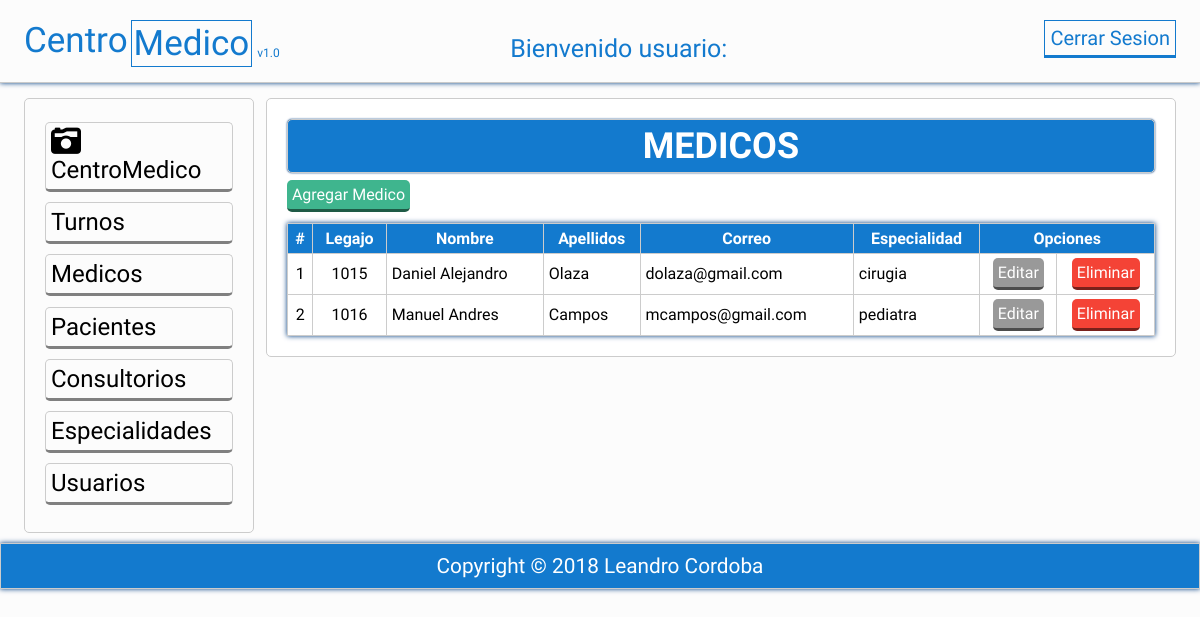
The page /vista/medicos_vista.php on the database its author committed.
### tables this page shows
CREATE TABLE `medicos` (
  `idMedico` int(11) NOT NULL AUTO_INCREMENT,
  `medLegajo` char(15) NOT NULL,
  `mednombres` varchar(50) NOT NULL,
  `medapellidos` varchar(50) NOT NULL,
  `medEspecialidad` varchar(50) NOT NULL,
  `medtelefono` char(15) NOT NULL,
  `medcorreo` varchar(50) NOT NULL,
  PRIMARY KEY (`idMedico`),
  UNIQUE KEY `medLegajo` (`medLegajo`)
);

### vista/medicos_vista.php (the view, shortened to what this page needs)
<?php
require 'conexion.php';
$consulta = $conexion -> prepare("
	SELECT * FROM medicos ORDER BY medLegajo");
$consulta ->execute();
$consulta = $consulta ->fetchAll();
?>
<?php include 'plantillas/header.php'; ?>
	<section class="main">
		<div class="wrapp">
			<?php include 'plantillas/nav.php'; ?>
				<article>
					<div class="mensaje">
						<h2>MEDICOS</h2>
					</div>
						<a href="agregarmedicos.php"class="agregar">Agregar Medico</a>
						<table class="tabla">
						  <tr>
						  	<th>#</th>
							<th>Legajo</th>
							<th>Nombre</th>
							<th>Apellidos</th>
							<th>Correo</th>
							<th>Especialidad</th>
							<th colspan ="2">Opciones</th>
						  </tr>
						<?php foreach ($consulta as $Sql): ?>
						<tr >
						<?php echo "<td class='centrar'>". $Sql['idMedico']. "</td>"; ?>
						<?php echo "<td class='centrar'>". $Sql['medLegajo']. "</td>"; ?>
						<?php echo "<td class='mayusculas'>". $Sql['mednombres']. "</td>"; ?>
						<?php echo "<td class='mayusculas'>". $Sql['medapellidos']. "</td>"; ?>
						<?php echo "<td>". $Sql['medcorreo']. "</td>"; ?>
						<?php echo "<td >". $Sql['medEspecialidad']. "</td>"; ?>
						<?php echo "<td class='centrar'>"."<a href='actualizarmedico.php?idMedico=".$Sql['idMedico']."' class='editar'>Editar</a>". "</td>"; ?>
						<td class="centrar"><a href="#" class="eliminar" onclick="preguntar(<?php echo $Sql['idMedico']; ?>)">Eliminar</a></td>
						</tr>
						<?php endforeach; ?>
						</table>
				</article>
	</section>
<?php include 'plantillas/footer.php'; ?>
</body>
</html>

### vista/plantillas/header.php (shortened to what this page needs)
<!DOCTYPE html>
<html lang="en">
<head>
	<link rel="stylesheet" href="css/estilos.css?version=1.1">
	<link rel="stylesheet" href="path/to/font-awesome/css/font-awesome.min.css">
</head>
<body>
    <header>
		<div class="wrapp">
				<a href="index.php" title="CentroMedico">Centro<a class="bordes" href="index.php" title="CentroMedico">Medico</a><span>v1.0</span></a><label class="welcome">Bienvenido usuario: <b><?php echo $_SESSION['usuario']; ?></b></label>
            <div class="usuario">
                <a href="cerrar.php" title="Cerrar Sesion"> Cerrar Sesion</a>
            </div>
		</div>
	</header>

### vista/plantillas/nav.php
<aside>
	<div class="widget">
			<a href="index.php" title="CentroMedico"><i class="fa fa-camera-retro fa-lg"></i> CentroMedico</a>
			<a href="turnos.php" title="Turnos">Turnos</a>
			<a href="medicos.php" title="Medicos">Medicos</a>
			<a href="pacientes.php" title="Pacientes">Pacientes</a>
			<a href="consultorios.php" title="Consultorios">Consultorios</a>
            <a href="especialidades.php" >Especialidades</a>
			<a href="usuarios.php" title="Usuarios">Usuarios</a>
	</div>
</aside>

### vista/plantillas/footer.php
<footer>
			<p>Copyright © 2018 <a target="_blank": href="index.php" title="Leandro Cordoba">Leandro Cordoba</a></p>
</footer>

### css/estilos.css (style rules this page uses)
* { -webkit-box-sizing: border-box; -moz-box-sizing: border-box; box-sizing: border-box; margin:0px; padding:0px; font-family: 'Antic', sans-serif; }
body { background: rgba(0,0,0,.01); color:#000; }
.wrapp { padding: 0% 2%; width:100%; margin:auto; overflow: hidden; }
.welcome { margin-left: 20%; margin-right: 15%; font-size: 25px; color: #137ace; }
header a { color: #137ace; display:inline-block; }
.usuario { float: right; color: #137ace; }
.usuario a { padding: 5px; border: 1px solid #137ace; border-bottom: 3px solid #137ace; font-size: 20px; }
header { text-transform: none; width: 100%; height: 83px; padding:20px 0; overflow: hidden; font-size: 2.5em; border-bottom: 1px solid rgba(0,0,0,.2); margin-bottom:5px ; box-shadow: 0 0px 5px #013D82 !important; }
.mensaje { background: #137ace; padding:5px; color:#fff; border-radius:5px; text-align: center; font-size: 1.5em; margin-bottom: 5px; box-shadow: 0 0px 2px #013D82 !important; }
aside { float: left; width: 20%; color:#fff; padding:20px; border-radius:5px; margin: 10px 0px; }
aside a { border-radius:5px; margin: .3em 0em; float:left; width:100%; color:black; display:block; padding: 5px; cursor:pointer; margin-top:3px; border:1px solid #ccc; border-bottom:3px solid gray; font-size:1.5em; text-decoration:none; }
article a { display:block; font-weight: normal; }
article { margin: 10px 0px; margin-left:1%; float: left; width: 79%; padding:20px; background: rgb(255, 255, 255); border-radius:5px; }
article,aside, .mensaje { border:1px solid #ccc; }
span { margin-left:2px; font-size: .3em; }
article a { margin: 2px 0px; display:inline-block; padding: 5px; color: white; border-radius:5px; cursor:pointer; border-bottom: 3px solid rgba(0, 0, 0,.5); width:auto; text-decoration:none; text-align:center; position: relative; }
article .agregar { background:#3FB58E; }
article .editar { background:#999; }
article .eliminar { background:#F44336; }
footer { width: 100%; background: #137ace; padding:10px 10%; border:1px solid #ccc; text-align: center; color: #fff; font-size: 1.3em; box-shadow: 0 0px 5px #013D82 !important; }
footer li,a { text-decoration: none; color: #fff; }
.tabla { box-shadow: 0 0px 5px #013D82 !important; width:100%; margin-top: 1%; border-collapse: collapse; }
.tabla th { background: #137ace; padding: 5px; color:white; }
.centrar { text-align: center; }
.tabla td { padding: 2px 5px; }
.tabla td,th { border:1px solid #ccc; }
header a, .bordes { font-size: 35px; float:left; color: #137ace; cursor:pointer; }
header span,a:hover { color: #137ace; }
.bordes { border: 1px solid #137ace; padding: 2px; margin:0px 3px; }
.mayusculas { text-transform: capitalize; }

### rows shown on the page
medicos: idMedico "1", medLegajo "1015", mednombres "Daniel Alejandro", medapellidos "Olaza", medcorreo "dolaza@gmail.com", medEspecialidad "cirugia"
medicos: idMedico "2", medLegajo "1016", mednombres "Manuel Andres", medapellidos "Campos", medcorreo "mcampos@gmail.com", medEspecialidad "pediatra"
